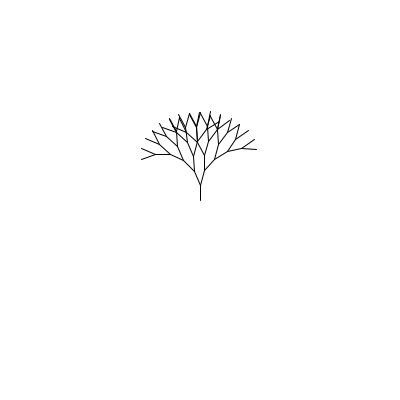
Frame 1 (no input)
Frame 60 (the mouse pressed at the canvas centre just before this capture): identical to frame 1, image omitted
Frame 120 (the mouse held since frame 60 and released just before this capture): identical to frame 1, image omitted

The Processing sketch that drew this single still picture (run headless with seeded random() and noise(); from frame 60 on, the mouse is pressed at the canvas centre):

// Processing sketch: processing_17662
// ── processing_17662.pde

float incrementA, incrementB;
int iterations;
int baseX, baseY;
int len;
int d;

void setup() {
  size(400,400);
  background(255);
  stroke(0,0,0,255);
  smooth();
  iterations = 5;
  baseX = width/2;
  baseY = height/2;
  len = 15;
  d = 6;
  
  randomiseIncrements();
  bifurcate(baseX,baseY,-PI/2,iterations);

}

void draw() {

}

void bifurcate(float x,float y, float a, int c) {
  float newX=x+len*cos(a);
  float newY=y+len*sin(a);
  line(x,y,newX,newY);
  if (c>0) {
    bifurcate(newX,newY,a+incrementA,c-1);
    bifurcate(newX,newY,a+incrementB,c-1);

  }

}

void randomiseIncrements(){
  incrementA=random(0,PI/d);
  incrementB=random(-PI/d,0);
}

void mousePressed() {
  background(255);
  randomiseIncrements();
  bifurcate(baseX,baseY,-PI/2,iterations);
}
